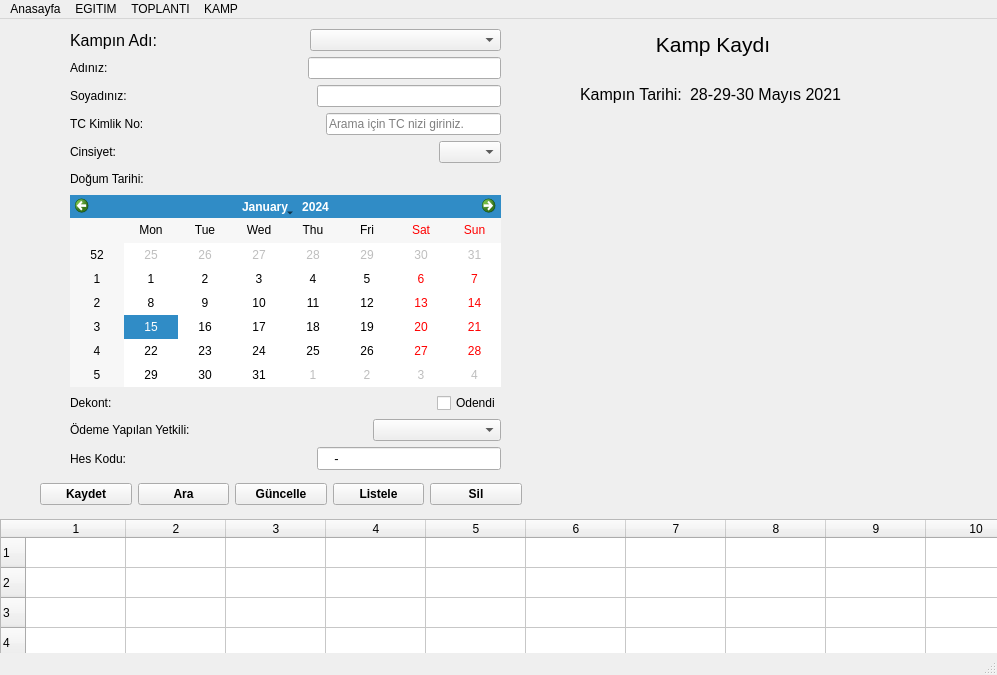
<?xml version="1.0" encoding="UTF-8"?>
<ui version="4.0">
 <class>MainWindow</class>
 <widget class="QMainWindow" name="MainWindow">
  <property name="geometry">
   <rect>
    <x>0</x>
    <y>0</y>
    <width>997</width>
    <height>675</height>
   </rect>
  </property>
  <property name="font">
   <font>
    <underline>false</underline>
   </font>
  </property>
  <property name="windowTitle">
   <string>MainWindow</string>
  </property>
  <property name="statusTip">
   <string/>
  </property>
  <widget class="QWidget" name="centralwidget">
   <widget class="QLabel" name="label_5">
    <property name="geometry">
     <rect>
      <x>650</x>
      <y>10</y>
      <width>121</width>
      <height>31</height>
     </rect>
    </property>
    <property name="font">
     <font>
      <pointsize>16</pointsize>
     </font>
    </property>
    <property name="text">
     <string> Kamp Kaydı</string>
    </property>
   </widget>
   <widget class="QLabel" name="label_12">
    <property name="geometry">
     <rect>
      <x>580</x>
      <y>60</y>
      <width>121</width>
      <height>31</height>
     </rect>
    </property>
    <property name="font">
     <font>
      <pointsize>12</pointsize>
     </font>
    </property>
    <property name="text">
     <string>Kampın Tarihi:</string>
    </property>
   </widget>
   <widget class="QLabel" name="label_9">
    <property name="geometry">
     <rect>
      <x>570</x>
      <y>100</y>
      <width>281</width>
      <height>281</height>
     </rect>
    </property>
    <property name="text">
     <string/>
    </property>
    <property name="pixmap">
     <pixmap>Jade Distribütör Kamp.jpeg</pixmap>
    </property>
    <property name="scaledContents">
     <bool>true</bool>
    </property>
   </widget>
   <widget class="QLabel" name="label_13">
    <property name="geometry">
     <rect>
      <x>690</x>
      <y>60</y>
      <width>171</width>
      <height>31</height>
     </rect>
    </property>
    <property name="font">
     <font>
      <pointsize>12</pointsize>
     </font>
    </property>
    <property name="text">
     <string>28-29-30 Mayıs 2021</string>
    </property>
   </widget>
   <widget class="QLabel" name="label_14">
    <property name="geometry">
     <rect>
      <x>580</x>
      <y>390</y>
      <width>131</width>
      <height>91</height>
     </rect>
    </property>
    <property name="text">
     <string/>
    </property>
    <property name="pixmap">
     <pixmap>BeedemyLogo.jpeg</pixmap>
    </property>
    <property name="scaledContents">
     <bool>true</bool>
    </property>
   </widget>
   <widget class="QLabel" name="label_15">
    <property name="geometry">
     <rect>
      <x>720</x>
      <y>390</y>
      <width>131</width>
      <height>91</height>
     </rect>
    </property>
    <property name="text">
     <string/>
    </property>
    <property name="pixmap">
     <pixmap>BeluventaLogo.jpeg</pixmap>
    </property>
    <property name="scaledContents">
     <bool>true</bool>
    </property>
   </widget>
   <widget class="QWidget" name="layoutWidget">
    <property name="geometry">
     <rect>
      <x>70</x>
      <y>10</y>
      <width>431</width>
      <height>441</height>
     </rect>
    </property>
    <layout class="QVBoxLayout" name="verticalLayout">
     <item>
      <layout class="QHBoxLayout" name="horizontalLayout_10">
       <item>
        <widget class="QLabel" name="label_11">
         <property name="font">
          <font>
           <pointsize>12</pointsize>
          </font>
         </property>
         <property name="text">
          <string>Kampın Adı:</string>
         </property>
        </widget>
       </item>
       <item>
        <spacer name="horizontalSpacer_9">
         <property name="orientation">
          <enum>Qt::Horizontal</enum>
         </property>
         <property name="sizeHint" stdset="0">
          <size>
           <width>40</width>
           <height>20</height>
          </size>
         </property>
        </spacer>
       </item>
       <item>
        <widget class="QComboBox" name="cmbKampAdi">
         <property name="currentIndex">
          <number>-1</number>
         </property>
         <item>
          <property name="text">
           <string>JADE DISTRIBUTORS CAMP</string>
          </property>
         </item>
        </widget>
       </item>
      </layout>
     </item>
     <item>
      <layout class="QHBoxLayout" name="horizontalLayout">
       <item>
        <widget class="QLabel" name="label">
         <property name="text">
          <string>Adınız:</string>
         </property>
        </widget>
       </item>
       <item>
        <spacer name="horizontalSpacer">
         <property name="orientation">
          <enum>Qt::Horizontal</enum>
         </property>
         <property name="sizeHint" stdset="0">
          <size>
           <width>40</width>
           <height>20</height>
          </size>
         </property>
        </spacer>
       </item>
       <item>
        <widget class="QLineEdit" name="lneAd"/>
       </item>
      </layout>
     </item>
     <item>
      <layout class="QHBoxLayout" name="horizontalLayout_2">
       <item>
        <widget class="QLabel" name="label_2">
         <property name="text">
          <string>Soyadınız:</string>
         </property>
        </widget>
       </item>
       <item>
        <spacer name="horizontalSpacer_2">
         <property name="orientation">
          <enum>Qt::Horizontal</enum>
         </property>
         <property name="sizeHint" stdset="0">
          <size>
           <width>40</width>
           <height>20</height>
          </size>
         </property>
        </spacer>
       </item>
       <item>
        <widget class="QLineEdit" name="lneSoyad"/>
       </item>
      </layout>
     </item>
     <item>
      <layout class="QHBoxLayout" name="horizontalLayout_3">
       <item>
        <widget class="QLabel" name="label_3">
         <property name="text">
          <string>TC Kimlik No:</string>
         </property>
        </widget>
       </item>
       <item>
        <spacer name="horizontalSpacer_3">
         <property name="orientation">
          <enum>Qt::Horizontal</enum>
         </property>
         <property name="sizeHint" stdset="0">
          <size>
           <width>40</width>
           <height>20</height>
          </size>
         </property>
        </spacer>
       </item>
       <item>
        <widget class="QLineEdit" name="lneTC">
         <property name="inputMask">
          <string/>
         </property>
         <property name="maxLength">
          <number>11</number>
         </property>
         <property name="placeholderText">
          <string>Arama için TC nizi giriniz.</string>
         </property>
        </widget>
       </item>
      </layout>
     </item>
     <item>
      <layout class="QHBoxLayout" name="horizontalLayout_4">
       <item>
        <widget class="QLabel" name="label_4">
         <property name="text">
          <string>Cinsiyet:</string>
         </property>
        </widget>
       </item>
       <item>
        <spacer name="horizontalSpacer_4">
         <property name="orientation">
          <enum>Qt::Horizontal</enum>
         </property>
         <property name="sizeHint" stdset="0">
          <size>
           <width>40</width>
           <height>20</height>
          </size>
         </property>
        </spacer>
       </item>
       <item>
        <widget class="QComboBox" name="cmbCinsiyet">
         <property name="currentIndex">
          <number>-1</number>
         </property>
         <item>
          <property name="text">
           <string>Erkek</string>
          </property>
         </item>
         <item>
          <property name="text">
           <string>Kadın</string>
          </property>
         </item>
        </widget>
       </item>
      </layout>
     </item>
     <item>
      <layout class="QHBoxLayout" name="horizontalLayout_5">
       <item>
        <widget class="QLabel" name="label_6">
         <property name="text">
          <string>Doğum Tarihi:</string>
         </property>
        </widget>
       </item>
       <item>
        <spacer name="horizontalSpacer_5">
         <property name="orientation">
          <enum>Qt::Horizontal</enum>
         </property>
         <property name="sizeHint" stdset="0">
          <size>
           <width>40</width>
           <height>20</height>
          </size>
         </property>
        </spacer>
       </item>
      </layout>
     </item>
     <item>
      <widget class="QCalendarWidget" name="cwDTarihi"/>
     </item>
     <item>
      <layout class="QHBoxLayout" name="horizontalLayout_6">
       <item>
        <widget class="QLabel" name="label_7">
         <property name="text">
          <string>Dekont:</string>
         </property>
        </widget>
       </item>
       <item>
        <spacer name="horizontalSpacer_6">
         <property name="orientation">
          <enum>Qt::Horizontal</enum>
         </property>
         <property name="sizeHint" stdset="0">
          <size>
           <width>40</width>
           <height>20</height>
          </size>
         </property>
        </spacer>
       </item>
       <item>
        <widget class="QCheckBox" name="chkOdeme">
         <property name="text">
          <string>Odendi</string>
         </property>
        </widget>
       </item>
      </layout>
     </item>
     <item>
      <layout class="QHBoxLayout" name="horizontalLayout_7">
       <item>
        <widget class="QLabel" name="label_8">
         <property name="text">
          <string>Ödeme Yapılan Yetkili:</string>
         </property>
        </widget>
       </item>
       <item>
        <spacer name="horizontalSpacer_7">
         <property name="orientation">
          <enum>Qt::Horizontal</enum>
         </property>
         <property name="sizeHint" stdset="0">
          <size>
           <width>40</width>
           <height>20</height>
          </size>
         </property>
        </spacer>
       </item>
       <item>
        <widget class="QComboBox" name="cmbOdenenKisi">
         <property name="currentIndex">
          <number>-1</number>
         </property>
         <item>
          <property name="text">
           <string>Mesut Geç</string>
          </property>
         </item>
         <item>
          <property name="text">
           <string>Yunus Emre Tank</string>
          </property>
         </item>
         <item>
          <property name="text">
           <string>Murat Çelik</string>
          </property>
         </item>
         <item>
          <property name="text">
           <string>Cihad Kaymaz</string>
          </property>
         </item>
         <item>
          <property name="text">
           <string>Ali Yiğit Aydınalp</string>
          </property>
         </item>
         <item>
          <property name="text">
           <string>Mehmet Ali Yıldız</string>
          </property>
         </item>
         <item>
          <property name="text">
           <string>Mikail Erdil</string>
          </property>
         </item>
         <item>
          <property name="text">
           <string>Mithat Turhan</string>
          </property>
         </item>
        </widget>
       </item>
      </layout>
     </item>
     <item>
      <layout class="QHBoxLayout" name="horizontalLayout_8">
       <item>
        <widget class="QLabel" name="label_10">
         <property name="text">
          <string>Hes Kodu:</string>
         </property>
        </widget>
       </item>
       <item>
        <spacer name="horizontalSpacer_8">
         <property name="orientation">
          <enum>Qt::Horizontal</enum>
         </property>
         <property name="sizeHint" stdset="0">
          <size>
           <width>40</width>
           <height>20</height>
          </size>
         </property>
        </spacer>
       </item>
       <item>
        <widget class="QLineEdit" name="lneHesKodu">
         <property name="enabled">
          <bool>true</bool>
         </property>
         <property name="font">
          <font>
           <pointsize>10</pointsize>
           <weight>50</weight>
           <bold>false</bold>
           <underline>false</underline>
           <kerning>true</kerning>
          </font>
         </property>
         <property name="statusTip">
          <string/>
         </property>
         <property name="inputMask">
          <string>NNNN-NNNNNN</string>
         </property>
         <property name="text">
          <string>-</string>
         </property>
         <property name="maxLength">
          <number>11</number>
         </property>
         <property name="cursorPosition">
          <number>11</number>
         </property>
         <property name="placeholderText">
          <string/>
         </property>
        </widget>
       </item>
      </layout>
     </item>
    </layout>
   </widget>
   <widget class="QWidget" name="layoutWidget">
    <property name="geometry">
     <rect>
      <x>40</x>
      <y>460</y>
      <width>482</width>
      <height>31</height>
     </rect>
    </property>
    <layout class="QHBoxLayout" name="horizontalLayout_9">
     <item>
      <widget class="QPushButton" name="btnKaydet">
       <property name="font">
        <font>
         <weight>75</weight>
         <bold>true</bold>
        </font>
       </property>
       <property name="text">
        <string>Kaydet</string>
       </property>
      </widget>
     </item>
     <item>
      <widget class="QPushButton" name="btnAra">
       <property name="font">
        <font>
         <weight>75</weight>
         <bold>true</bold>
        </font>
       </property>
       <property name="text">
        <string>Ara</string>
       </property>
      </widget>
     </item>
     <item>
      <widget class="QPushButton" name="btnGuncelle">
       <property name="font">
        <font>
         <weight>75</weight>
         <bold>true</bold>
        </font>
       </property>
       <property name="text">
        <string>Güncelle</string>
       </property>
      </widget>
     </item>
     <item>
      <widget class="QPushButton" name="btnListele">
       <property name="enabled">
        <bool>true</bool>
       </property>
       <property name="font">
        <font>
         <weight>75</weight>
         <bold>true</bold>
        </font>
       </property>
       <property name="text">
        <string>Listele</string>
       </property>
      </widget>
     </item>
     <item>
      <widget class="QPushButton" name="btnSil">
       <property name="font">
        <font>
         <weight>75</weight>
         <bold>true</bold>
        </font>
       </property>
       <property name="text">
        <string>Sil</string>
       </property>
      </widget>
     </item>
    </layout>
   </widget>
   <widget class="QTableWidget" name="tblwkampBilgi">
    <property name="geometry">
     <rect>
      <x>0</x>
      <y>500</y>
      <width>1051</width>
      <height>221</height>
     </rect>
    </property>
    <property name="maximumSize">
     <size>
      <width>16777215</width>
      <height>16777215</height>
     </size>
    </property>
    <property name="autoScrollMargin">
     <number>16</number>
    </property>
    <property name="showGrid">
     <bool>true</bool>
    </property>
    <property name="gridStyle">
     <enum>Qt::SolidLine</enum>
    </property>
    <property name="wordWrap">
     <bool>true</bool>
    </property>
    <property name="cornerButtonEnabled">
     <bool>true</bool>
    </property>
    <property name="rowCount">
     <number>100</number>
    </property>
    <property name="columnCount">
     <number>10</number>
    </property>
    <attribute name="horizontalHeaderDefaultSectionSize">
     <number>100</number>
    </attribute>
    <attribute name="horizontalHeaderMinimumSectionSize">
     <number>39</number>
    </attribute>
    <row/>
    <row/>
    <row/>
    <row/>
    <row/>
    <row/>
    <row/>
    <row/>
    <row/>
    <row/>
    <row/>
    <row/>
    <row/>
    <row/>
    <row/>
    <row/>
    <row/>
    <row/>
    <row/>
    <row/>
    <row/>
    <row/>
    <row/>
    <row/>
    <row/>
    <row/>
    <row/>
    <row/>
    <row/>
    <row/>
    <row/>
    <row/>
    <row/>
    <row/>
    <row/>
    <row/>
    <row/>
    <row/>
    <row/>
    <row/>
    <row/>
    <row/>
    <row/>
    <row/>
    <row/>
    <row/>
    <row/>
    <row/>
    <row/>
    <row/>
    <row/>
    <row/>
    <row/>
    <row/>
    <row/>
    <row/>
    <row/>
    <row/>
    <row/>
    <row/>
    <row/>
    <row/>
    <row/>
    <row/>
    <row/>
    <row/>
    <row/>
    <row/>
    <row/>
    <row/>
    <row/>
    <row/>
    <row/>
    <row/>
    <row/>
    <row/>
    <row/>
    <row/>
    <row/>
    <row/>
    <row/>
    <row/>
    <row/>
    <row/>
    <row/>
    <row/>
    <row/>
    <row/>
    <row/>
    <row/>
    <row/>
    <row/>
    <row/>
    <row/>
    <row/>
    <row/>
    <row/>
    <row/>
    <row/>
    <row/>
    <column/>
    <column/>
    <column/>
    <column/>
    <column/>
    <column/>
    <column/>
    <column/>
    <column/>
    <column/>
   </widget>
  </widget>
  <widget class="QMenuBar" name="menubar">
   <property name="geometry">
    <rect>
     <x>0</x>
     <y>0</y>
     <width>997</width>
     <height>21</height>
    </rect>
   </property>
   <widget class="QMenu" name="menuEGITIM">
    <property name="title">
     <string>EGITIM</string>
    </property>
    <addaction name="actionKariyer_E_itimleri"/>
   </widget>
   <widget class="QMenu" name="menuTOPLANTI">
    <property name="title">
     <string>TOPLANTI</string>
    </property>
    <addaction name="actionHaftal_k_Toplant_lar"/>
    <addaction name="actionD_nemsel_Toplant_lar"/>
   </widget>
   <widget class="QMenu" name="menuKAMP">
    <property name="title">
     <string>KAMP</string>
    </property>
    <widget class="QMenu" name="menuKamp_Kazananlar">
     <property name="title">
      <string>Kamp Kazananları</string>
     </property>
     <addaction name="actionEkip"/>
     <addaction name="actionKisisel"/>
    </widget>
    <addaction name="actionHak_nda"/>
    <addaction name="actionYakla_an_Kamplar"/>
    <addaction name="actionKamp_Kayd"/>
    <addaction name="actionKamp_Gere_leri"/>
    <addaction name="actionKamp_Fotograflar"/>
    <addaction name="menuKamp_Kazananlar"/>
   </widget>
   <widget class="QMenu" name="menuAnasayfa">
    <property name="title">
     <string>Anasayfa</string>
    </property>
   </widget>
   <addaction name="menuAnasayfa"/>
   <addaction name="menuEGITIM"/>
   <addaction name="menuTOPLANTI"/>
   <addaction name="menuKAMP"/>
  </widget>
  <widget class="QStatusBar" name="statusbar"/>
  <action name="actionHak_nda">
   <property name="text">
    <string>Hakıında</string>
   </property>
  </action>
  <action name="actionYakla_an_Kamplar">
   <property name="text">
    <string>Yaklaşan Kamplar</string>
   </property>
  </action>
  <action name="actionKamp_Kayd">
   <property name="text">
    <string>Kamp Kaydı</string>
   </property>
  </action>
  <action name="actionKamp_Gere_leri">
   <property name="text">
    <string>Kamp Gereçleri</string>
   </property>
  </action>
  <action name="actionKamp_Fotograflar">
   <property name="text">
    <string>Kamp Fotografları</string>
   </property>
  </action>
  <action name="actionEkip">
   <property name="text">
    <string>Ekip</string>
   </property>
  </action>
  <action name="actionKisisel">
   <property name="text">
    <string>Kisisel</string>
   </property>
  </action>
  <action name="actionKariyer_E_itimleri">
   <property name="text">
    <string>Kariyer Eğitimleri</string>
   </property>
  </action>
  <action name="actionHaftal_k_Toplant_lar">
   <property name="text">
    <string>Haftalık Toplantılar</string>
   </property>
  </action>
  <action name="actionD_nemsel_Toplant_lar">
   <property name="text">
    <string>Dönemsel Toplantılar</string>
   </property>
  </action>
 </widget>
 <resources/>
 <connections/>
</ui>
